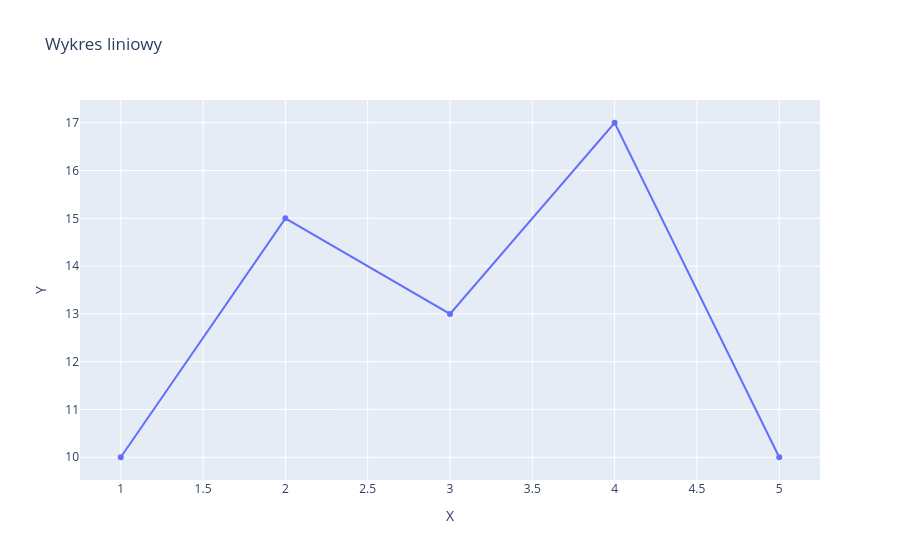

This figure's notebook cell:
### Markdown cell above
## 6. Plotly – wykresy interaktywne

Plotly tworzy **interaktywne** wykresy: po najechaniu myszą widać wartości, można przybliżać, przesuwać i ukrywać serie danych. Wykresy można zapisać do samodzielnego pliku HTML.

Plotly ma dwa interfejsy:
- **`plotly.graph_objects`** – niskopoziomowy, pełna kontrola, więcej kodu,
- **`plotly.express`** – wysokopoziomowy, jedna funkcja na wykres (podobnie jak w Seaborn). W praktyce używa się głównie tego.

- Strona biblioteki: [plotly.com/python](https://plotly.com/python/)
- Dokumentacja: [plotly.com/python-api-reference](https://plotly.com/python-api-reference/)

> Do wyświetlania wykresów Plotly w notatniku potrzebny jest pakiet `nbformat` (jest w `requirements.txt`).

### `graph_objects`: wykres liniowy

### Code cell
import plotly.graph_objects as go

x = [1, 2, 3, 4, 5]
y = [10, 15, 13, 17, 10]

fig = go.Figure()
fig.add_trace(go.Scatter(x=x, y=y, mode='lines+markers', name='Wykres liniowy'))
fig.update_layout(title='Wykres liniowy', xaxis_title='X', yaxis_title='Y')
fig.show()

### Figure 1 — Plotly figure (JSON) as saved in the notebook; plotly's stock layout.template omitted (floating-point values rounded to 4 significant figures)
{"data": [{"mode": "lines+markers", "name": "Wykres liniowy", "type": "scatter", "x": [1, 2, 3, 4, 5], "y": [10, 15, 13, 17, 10]}], "layout": {"title": {"text": "Wykres liniowy"}, "xaxis": {"title": {"text": "X"}}, "yaxis": {"title": {"text": "Y"}}}}
